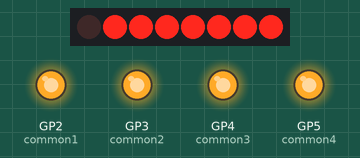
This program was run on a simulated Raspberry Pi Pico running MicroPython. On the bench: 8 shift-register outputs drawn as a row of LEDs (first output left, lit = HIGH), output pins drawn as LEDs (lit = HIGH). Pins used as bus, display or sensor lines are not drawn; what the program prints to the serial console is not drawn.

Above: at 0.1 s.
At 6.1 s:
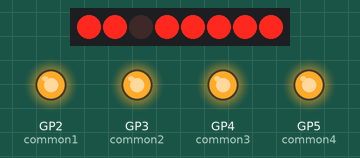
At 9.1 s:
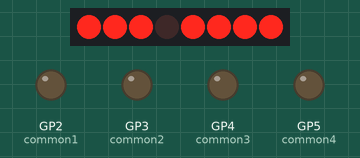
At 18.1 s:
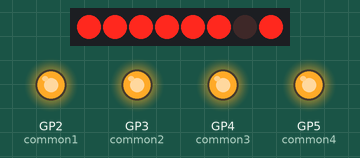
At 27.1 s:
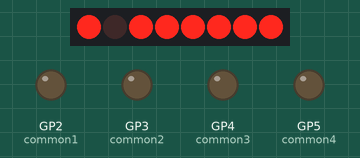
At 36.1 s:
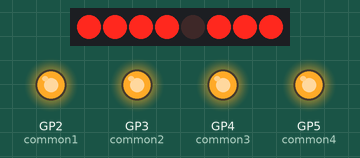
Timing chart, 0 to 40.0 s (numbered marks = the images above):
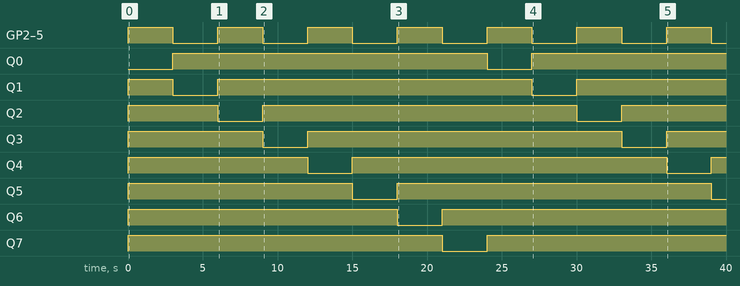

The program:

bcd.py
```python
from machine import Pin, Timer
import time
import machine


# GPIO Definition
ds = Pin(13, Pin.OUT)
stcp = Pin(14, Pin.OUT)  # latch
shcp = Pin(15, Pin.OUT)  # clock

common1 = Pin(2, Pin.OUT, value=0)
common2 = Pin(3, Pin.OUT, value=0)
common3 = Pin(4, Pin.OUT, value=0)
common4 = Pin(5, Pin.OUT, value=0)


EXIT = False
reset_pin = Pin(21, Pin.IN, Pin.PULL_UP)

# data for 7 segment
numbers = [ [1, 0, 0, 0, 0, 0, 0, 1],
            [1, 1, 1, 0, 1, 1, 0, 1],
            [0, 1, 0, 0, 0, 0, 1, 1],
            [0, 1, 0, 0, 1, 0, 0, 1],
            [0, 0, 1, 0, 1, 1, 0, 1],
            [0, 0, 0, 1, 1, 0, 0, 1],
            [0, 0, 0, 1, 0, 0, 0, 1],
            [1, 1, 0, 0, 1, 1, 0, 1],
            [0, 0, 0, 0, 0, 0, 0, 1],
            [0, 0, 0, 0, 1, 0, 0, 1],
            [1, 1, 1, 1, 1, 1, 1, 0]]

numbers_2 = [ [0, 1, 1, 1, 1, 1, 1, 1],
              [1, 0, 1, 1, 1, 1, 1, 1],
              [1, 1, 0, 1, 1, 1, 1, 1],
              [1, 1, 1, 0, 1, 1, 1, 1],
              [1, 1, 1, 1, 0, 1, 1, 1],
              [1, 1, 1, 1, 1, 0, 1, 1],
              [1, 1, 1, 1, 1, 1, 0, 1],
              [1, 1, 1, 1, 1, 1, 1, 0]]


# function to display
def output_data(num):
  global numbers

  #put latch down to start data sending
  shcp.value(0)
  stcp.value(0)
  shcp.value(1)

  data = numbers[num]
  #load data in reverse order
  for i in range(len(data)-1, -1, -1):
    shcp.value(0)
    ds.value(data[i])
    print (data[i], end=" ")
    shcp.value(1)


  #put latch up to store data on register
  shcp.value(0)
  stcp.value(1)
  shcp.value(1)


numbers = numbers_2
x = 0

while not EXIT:
    try:
        for n in range(len(numbers)):
            print ("show number" + str(n))
            x = x ^ 1
            print ("")
            print ("x = " + str(x))
            common1.value (x)
            common2.value (x)
            common3.value (x)
            common4.value (x)
            output_data(n)
            time.sleep(3)
    except OSError as e:
            print (e)
            break
```

Measured:
- by itself, GP2 (common1), GP3 (common2), GP4 (common3), GP5 (common4): alternates HIGH for 3.0 s and LOW for 3.0 s
- by itself, Q0: LOW → HIGH at 3.0 s, → LOW 21.0 s later, → HIGH 3.0 s later
- by itself, Q1: goes HIGH 3.0 s, LOW 3.0 s, HIGH 21.0 s, LOW 3.0 s, then HIGH
- by itself, Q2: goes HIGH 6.0 s, LOW 3.0 s, HIGH 21.0 s, LOW 3.0 s, then HIGH
- by itself, Q3: goes HIGH 9.0 s, LOW 3.0 s, HIGH 21.0 s, LOW 3.0 s, then HIGH
- by itself, Q4: goes HIGH 12.0 s, LOW 3.0 s, HIGH 21.0 s, LOW 3.0 s, then HIGH
- by itself, Q5: LOW → HIGH at 0.00 s, → LOW 15.0 s later, → HIGH 3.0 s later, → LOW 21.0 s later
- by itself, Q6: LOW → HIGH at 0.00 s, → LOW 18.0 s later, → HIGH 3.0 s later
